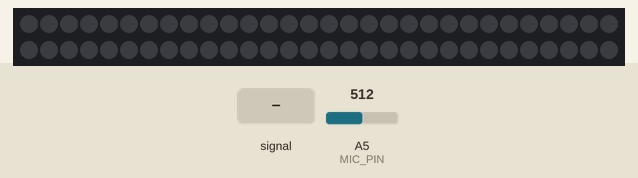
The sketch below on a simulated Arduino Uno, built with avr-gcc and run on an emulated ATmega328P. Shown: 60 RGB LEDs in strip order, left to right, continuing on the next row. The inputs (shaded band) are chosen by the test bench; at power-on: A5 (MIC_PIN) = 512. Dim RGB values are drawn brighter than linear.

Above: at 2.2 s.
2.3 s: A5 (MIC_PIN) fed a 200 Hz sine of ±255 counts around its level
At 2.77 s:
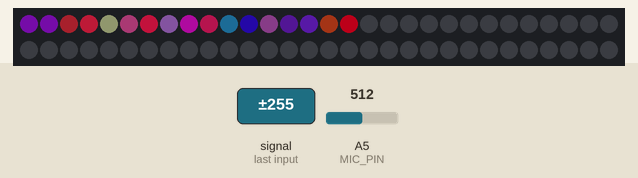
4.7 s: A5 (MIC_PIN) set to 716
At 7.1 s:
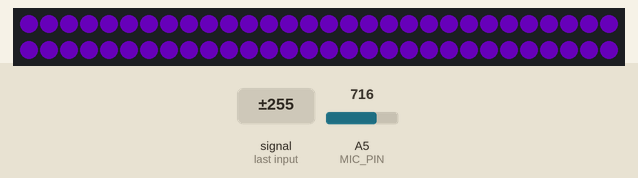
7.4 s: A5 (MIC_PIN) fed a 1000 Hz sine of ±255 counts around its level
At 8.17 s:
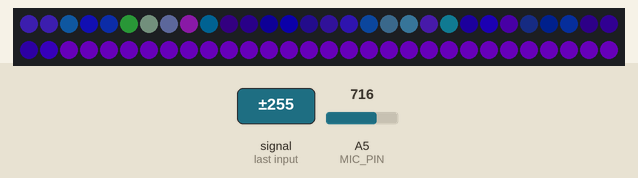
10.1 s: A5 (MIC_PIN) fed a 2 Hz sine of ±306 counts around its level
At 10.28 s:
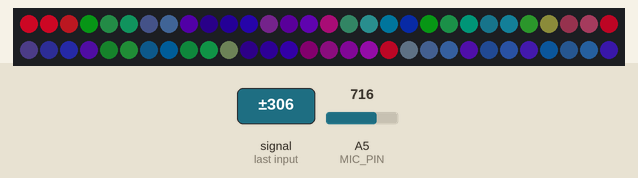
12.5 s: A5 (MIC_PIN) set to 511
At 12.7 s:
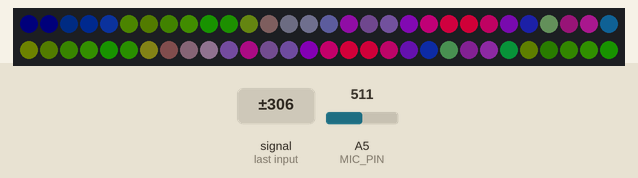
15.2 s: A5 (MIC_PIN) fed a 50 Hz sine of ±306 counts around its level
At 15.65 s:
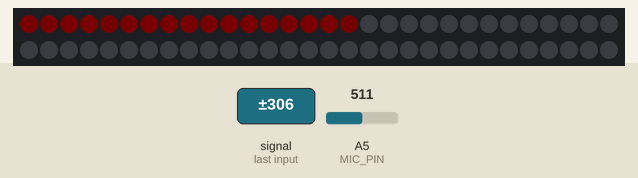
Timing chart, 0 to 18.2 s (numbered marks = the images above; inputs shaded):
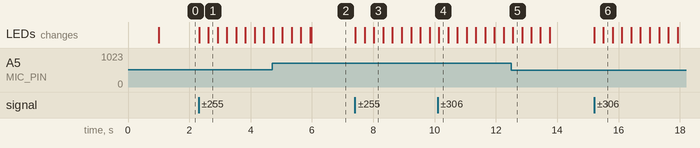

The sketch:

soundmems.ino
```cpp
/* soundmems
 *
 * By: Andrew Tuline
 *
 * Date: October, 2014
 *
 * Basic code to read from the Sparkfun INMP401 microphone and display CHSV output.
 *
 */

#define qsubd(x, b)  ((x>b)?b:0)                              // A digital unsigned subtraction macro. if result <0, then => 0. Otherwise, take on fixed value.
#define qsuba(x, b)  ((x>b)?x-b:0)                            // Analog Unsigned subtraction macro. if result <0, then => 0

#include "FastLED.h"                                          // FastLED library.

#if FASTLED_VERSION < 3001000
#error "Requires FastLED 3.1 or later; check github for latest code."
#endif

// Fixed definitions cannot change on the fly.
#define LED_DT 12                                             // Data pin to connect to the strip.
#define LED_CK 11                                             // Clock pin for WS2801 or APA102.
#define COLOR_ORDER BGR                                       // It's GRB for WS2812 and BGR for APA102.
#define LED_TYPE APA102                                       // Using APA102, WS2812, WS2801. Don't forget to modify LEDS.addLeds to suit.
#define NUM_LEDS 60                                           // Number of LED's.

#define MIC_PIN    5                                          // Analog port for microphone
#define DC_OFFSET  0                                          // Not used at this point. DC offset in mic signal - if unusure, leave 0


// Initialize changeable global variables.
uint8_t max_bright = 192;                                     // Overall brightness definition. It can be changed on the fly.

struct CRGB leds[NUM_LEDS];                                   // Initialize our LED array.

int wavebright = 20;


void setup() {

  // This is only needed on 5V Arduinos (Uno, Leonardo, etc.). Connect 3.3V to mic AND TO AREF ON ARDUINO and enable this
  // line.  Audio samples are 'cleaner' at 3.3V. COMMENT OUT THE FOLLOWING LINE FOR 3.3V ARDUINOS (FLORA, ETC.):
  analogReference(EXTERNAL);

  Serial.begin(115200);                                        // Initialize serial port for debugging.
  delay(1000);                                                // Soft startup to ease the flow of electrons.

//  LEDS.addLeds<LED_TYPE, LED_DT, COLOR_ORDER>(leds, NUM_LEDS);      // Use this for WS2812B
  LEDS.addLeds<LED_TYPE, LED_DT, LED_CK, COLOR_ORDER>(leds, NUM_LEDS);  // Use this for WS2801 or APA102

  FastLED.setBrightness(max_bright);
  set_max_power_in_volts_and_milliamps(5, 500);

} // setup()


void loop() {

  EVERY_N_MILLISECONDS(20) {
    soundmems();
  }

  FastLED.show();

} // loop()


void soundmems() {

  int n;
  n = analogRead(MIC_PIN);
  n = qsuba(abs(n-512), 10);
//  Serial.println(n);
  nblend(leds[0], CHSV(n,255,n), 128);
  for (int i = NUM_LEDS-1; i>0; i--) {
    leds[i] = leds[i-1];
  }

} // soundmems()
```

Measured:
- after the input at 2.3 s, the LEDs: first change at once (image 1 shows a later state)
- after the input at 7.4 s, the LEDs: first change at once (image 3 shows a later state)
- after the input at 15.2 s, the LEDs: first change at once (image 6 shows a later state)
